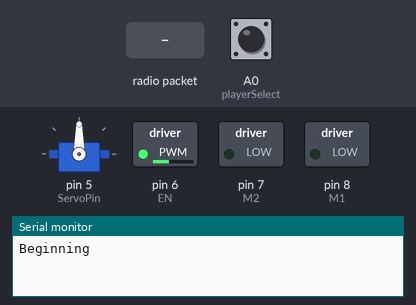
The sketch below on a simulated Arduino Uno, built with avr-gcc and run on an emulated ATmega328P. On the bench: servo, switched loads named in the sketch (green lamp = pin HIGH), the last lines printed to the serial monitor. The inputs (shaded band) are chosen by the test bench; at power-on: A0 (playerSelect) HIGH. No radio packets arrive unless stated.

Above: at 1.2 s.
1.3 s: radio packet "101" arrives
At 1.8 s:
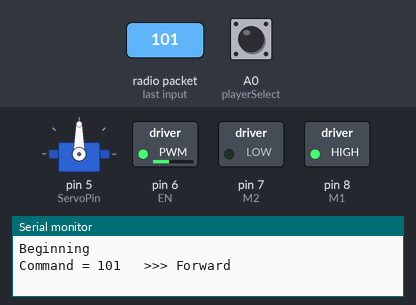
2.8 s: radio packet "102" arrives
At 4.0 s:
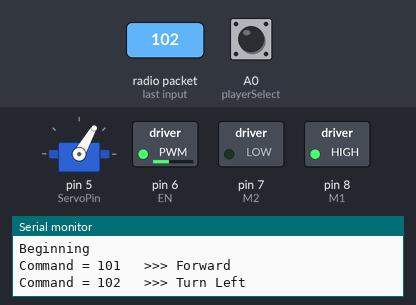
4.3 s: radio packet "103" arrives
At 5.3 s:
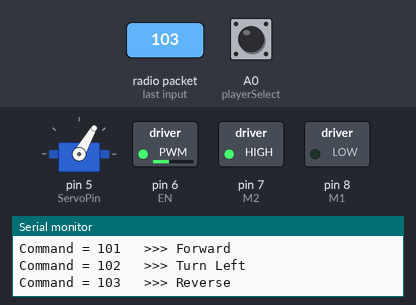
5.8 s: radio packet "104" arrives
At 6.5 s:
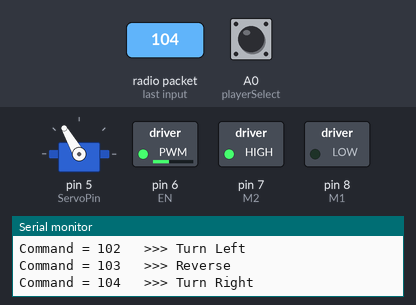
7.3 s: radio packet "105" arrives
At 7.6 s:
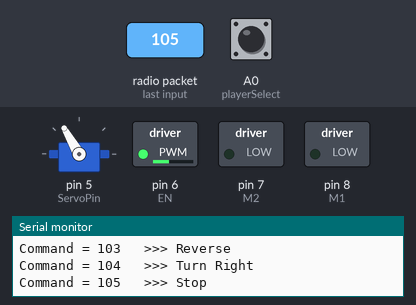
8.8 s: radio packet "5" arrives
At 9.9 s:
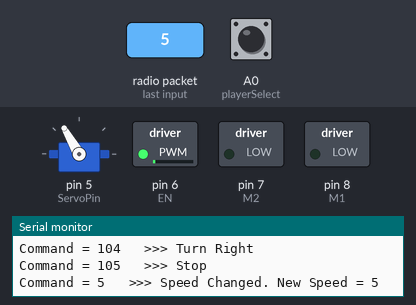
Timing chart, 0 to 11.3 s (numbered marks = the images above; inputs shaded):
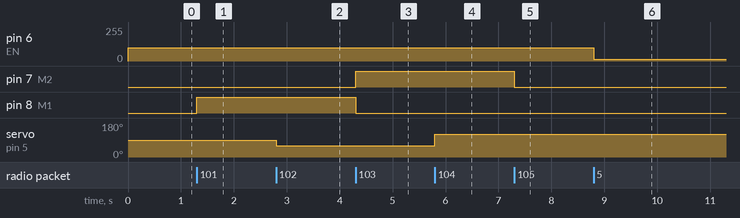

Measured:
- after the input at 1.3 s, pin 8 (M1): LOW → HIGH at once
- after the input at 2.8 s, servo on pin 5 (ServoPin): 90° → 60° at once
- after the input at 4.3 s, pin 7 (M2): LOW → HIGH at once; pin 8 (M1): HIGH → LOW at once
- after the input at 5.8 s, servo on pin 5 (ServoPin): 60° → 120° at once
- after the input at 7.3 s, pin 7 (M2): HIGH → LOW at once
- after the input at 8.8 s, pin 6 (EN): 100/255 → 12/255 at once

The sketch:

iot_car_receiver.ino
```cpp
#include <nRF24L01.h>
#include <RF24.h>
#include <RF24_config.h>
#include <SPI.h>

//chip enable and chip select not pins to nrf24l01
#define CE_PIN  9
#define CSN_PIN 10

//reserved for later use
#define SPEED_IN A1
#define DIREC_IN A2
#define BRAKE 2 //interrupt

//connect to motor driver
#define M1 8
#define M2 7
#define EN 6

//steering and delay parameters
//#define oriDir 90
#define turnTime 250

//servo pin
#define ServoPin 5

//player select: No Jumper > Player 1, Jumper to GND > Player 2
#define playerSelect A0

#include <Servo.h>
Servo steering;

RF24 radio(CE_PIN, CSN_PIN);
const uint64_t pipe = 0xE8E8F0F0E1LL;
uint8_t oriDir = 90;
void setup() {
  steering.attach(ServoPin);

  pinMode(M1, OUTPUT);
  pinMode(M2, OUTPUT);
  pinMode(EN, OUTPUT);
  pinMode(playerSelect, INPUT_PULLUP);
  Serial.begin(9600);
  radio.begin();
  radio.openReadingPipe(1, pipe);
  radio.startListening();
  Serial.println("Beginning");
  analogWrite(EN, 100);
  int alignmentValue = analogRead(A5);
  oriDir = map(alignmentValue, 0, 1023, 80, 100);
  steering.write(oriDir);
}

//initialize default values
uint8_t spd = 255;

uint8_t dirs;
bool fwd = true;
int maxSpd = 100;
char data[20] = "";

void loop() {

  //Serial.println(oriDir);
  String msg_string = "";
  int msg;
  if (radio.available() )
  {
    radio.read( data, sizeof(data) );
    msg_string = data;
    msg = msg_string.toInt();
    Serial.print("Command = ");
    Serial.print(msg_string);
    Serial.print("\t >>> ");
    if (msg <= 100) {
      maxSpd = msg;
      Serial.print("Speed Changed. ");
      Serial.print("New Speed = ");
      Serial.print(maxSpd);
      spd = map(maxSpd, 0, 100, 0, 255);
      analogWrite(EN, spd);
    }

    else if (msg > 100) {
      if (!digitalRead(playerSelect)) //checking player 1 or player 2
        msg = msg - 100; //if player 2, minus 100 from the msg command

      switch (msg) {
        //drive forward
        case 101:  //'w'
          fwd = true;
          digitalWrite(M1, fwd);
          digitalWrite(M2, !fwd);
          Serial.print("Forward");
          break;

        //turn left
        case 102:  //'a'
          steering.write(oriDir - 30);
          Serial.print("Turn Left");
          break;

        //drive reverse
        case 103: //'s'
          fwd = false;
          digitalWrite(M1, fwd);
          digitalWrite(M2, !fwd);
          Serial.print("Reverse");
          break;

        //turn right
        case 104: //'d'
          steering.write(oriDir + 30);
          Serial.print("Turn Right");
          break;

        //stop
        case 105: //'x':
          fwd = true;
          digitalWrite(M1, LOW);
          digitalWrite(M2, LOW);
          Serial.print("Stop");
          break;

        //straight
        case 106:
          steering.write(oriDir);
          Serial.print("Straight");
          break;
      }

    }
    Serial.print("\n");
  }
}
```
